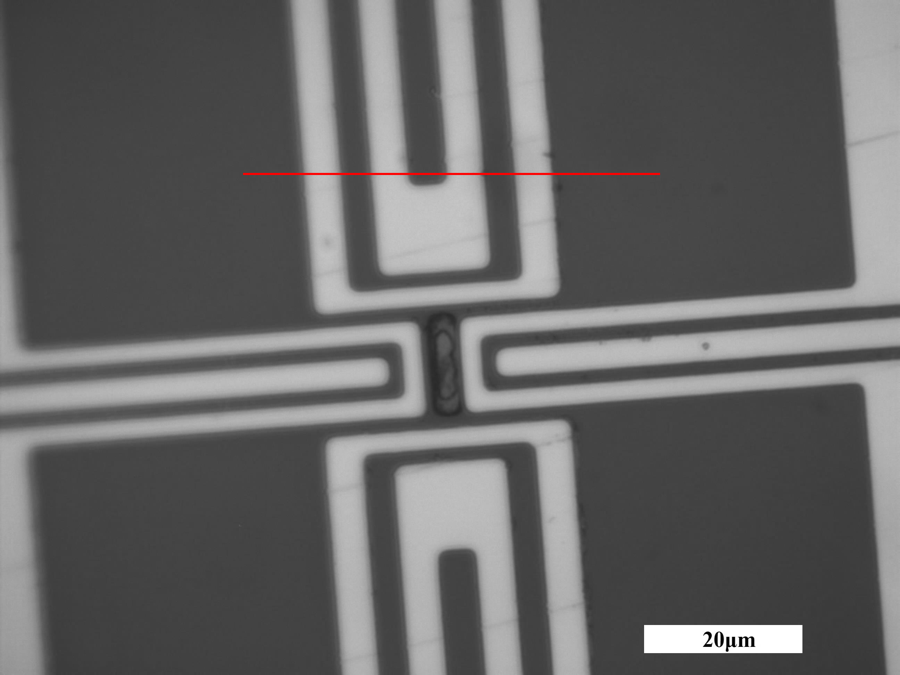
#> input picture research_log/assets/optical_measurement/line_0021.jpg.jpg_h500.png, 900 x 675 px; its folder holds only this picture in this run
$ python -i ep03.py   (imports and definitions only)
#> lines starting #> are read from the running program, lines starting #| are printed output that depends on the picture
#> further down, picture is the input picture: shape (675, 900, 3); mean B, G, R 100.7, 100.7, 101.1
"""EP03 physical limits and local observability helpers.

This module intentionally keeps EP03 focused on physical design bounds for the
2x contour-level SR proof of concept. Stage commands appear only as priors for
sampling geometry and alignment diagnostics; they are not treated as alignment
ground truth.
"""

from __future__ import annotations

from dataclasses import dataclass
from pathlib import Path

import cv2
import matplotlib.patches as patches
import matplotlib.pyplot as plt
import numpy as np
import pandas as pd
from matplotlib.lines import Line2D
from scipy.ndimage import gaussian_filter, map_coordinates
from scipy.special import erf

from thermal_core.displacement import coordinate_to_shift
from thermal_core.plotting import (
    COLORMAPS,
    METHOD_COLOR_LIST,
    format_colorbar,
    make_figure,
)


SQRT2 = np.sqrt(2.0)
SQRT_2PI = np.sqrt(2.0 * np.pi)


@dataclass(frozen=True)
class PhysicalScales:
    """Project-level EP03 physical scales."""

    detector_pitch_um: float = 20.0
    spatial_resolution_um: float = 20.0
    target_grid_um: float = 5.0
    detector_rows: int = 480
    detector_cols: int = 640
    psf_sigmas_px: tuple[float, ...] = (0.2, 0.35, 0.5)
    noise_floor_c: float = 0.0724


# [375 lines left out: functions normal_pdf, normal_cdf, gaussian_mtf, build_sampling_resolution_table, build_output_grid_nyquist_table, build_mtf_attenuation_table and 9 more, not called in this run]


def select_reference_frame_row(main_df: pd.DataFrame) -> pd.Series:
    """Use the middle acquisition-order frame as a representative reference."""
    return main_df.iloc[len(main_df) // 2]


def load_frame_by_row(data_dir: Path, row: pd.Series, load_frame_fn) -> np.ndarray:
    """Load a temperature frame from an audit-table row."""
    return load_frame_fn(Path(data_dir) / str(row["file"]))


def _normalize_uint8(frame: np.ndarray) -> np.ndarray:
    data = np.asarray(frame, dtype=float)
    finite = np.isfinite(data)
#> finite: shape (675, 900, 3) bool; every value is 1
    if not finite.any():
        raise ValueError("frame contains no finite values")
    lo = float(np.nanpercentile(data, 1.0))
#> lo = 59.16
    hi = float(np.nanpercentile(data, 99.0))
#> hi = 193.6
    if hi <= lo:
        lo = float(np.nanmin(data))
        hi = float(np.nanmax(data))
    scaled = np.clip((data - lo) / max(hi - lo, 1e-9), 0.0, 1.0)
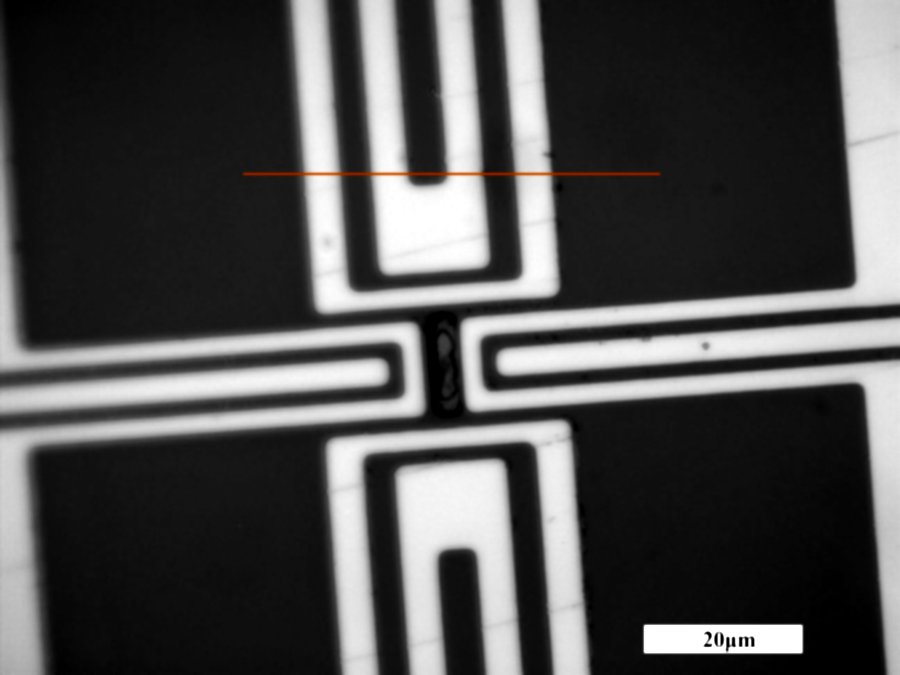
#> scaled: shape (675, 900, 3) float64; mean B, G, R 0.307, 0.308, 0.309
    return np.round(255.0 * scaled).astype(np.uint8)


def detect_outer_contour(
    frame: np.ndarray,
    *,
    blur_sigma: float = 1.0,
    kernel_size: int = 7,
) -> tuple[np.ndarray, np.ndarray, float]:
    """Segment the main device mask and return its largest external contour."""
    smooth = gaussian_filter(np.asarray(frame, dtype=float), sigma=blur_sigma)
    norm = _normalize_uint8(smooth)
#> (the run stopped early here; a loop or call above may not have finished)

$ run again, on research_log/assets/optical_measurement/line_2.jpg.jpg_h1296.png
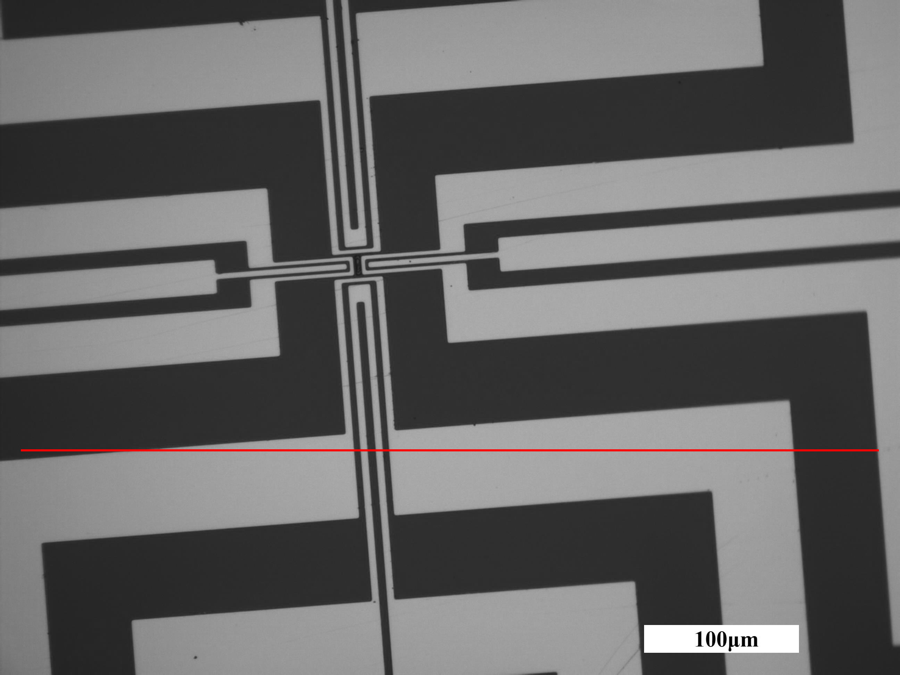
#> input picture research_log/assets/optical_measurement/line_2.jpg.jpg_h1296.png, 900 x 675 px
#> picture is the input picture: shape (675, 900, 3); mean B, G, R 101.8, 101.8, 102.5
#> finite: shape (675, 900, 3) bool; every value is 1
#> lo = 38
#> hi = 169.1
#> in _normalize_uint8, `scaled = np.clip((data - lo) / max(hi - lo, 1e-9), 0.0, 1.0)`:
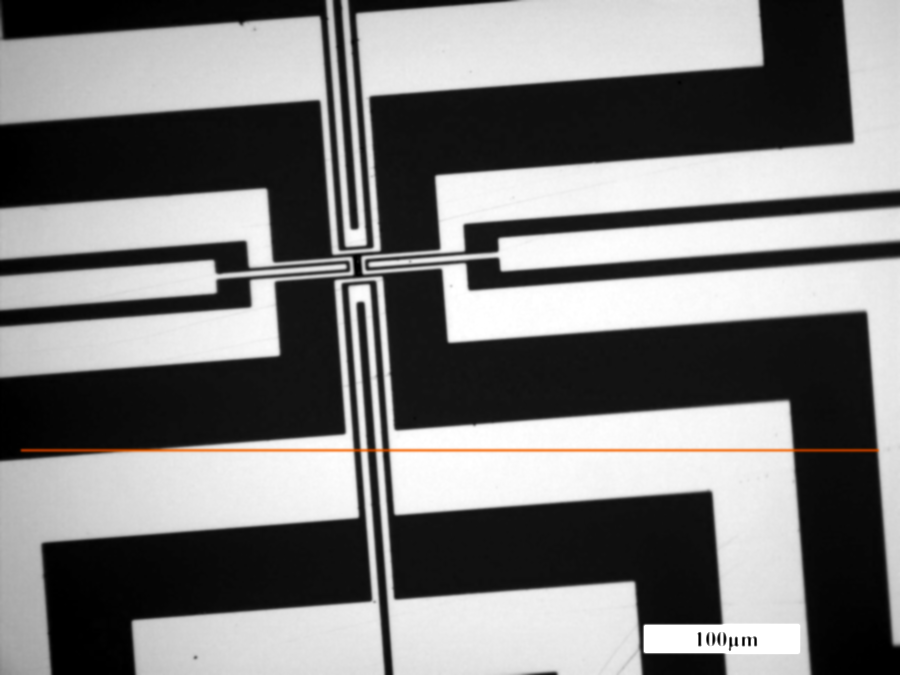
#> scaled: shape (675, 900, 3) float64; mean B, G, R 0.484, 0.485, 0.487

$ run again, on research_log/assets/optical_measurement/line_21.jpg.jpg_h500.png
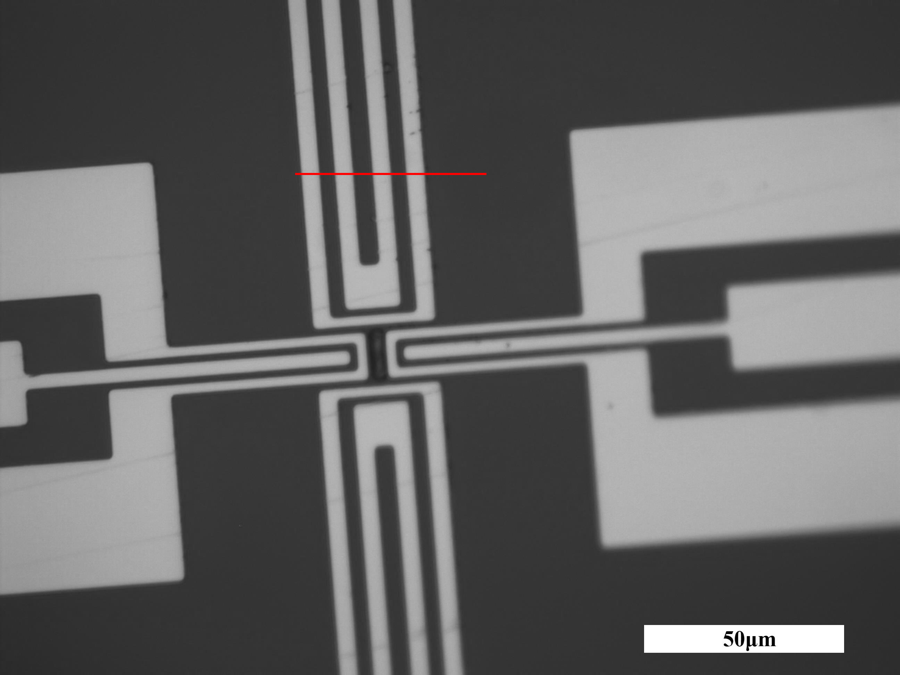
#> input picture research_log/assets/optical_measurement/line_21.jpg.jpg_h500.png, 900 x 675 px
#> picture is the input picture: shape (675, 900, 3); mean B, G, R 97.7, 97.7, 97.8
#> finite: shape (675, 900, 3) bool; every value is 1
#> lo = 46.02
#> hi = 182.5
#> in _normalize_uint8, `scaled = np.clip((data - lo) / max(hi - lo, 1e-9), 0.0, 1.0)`:
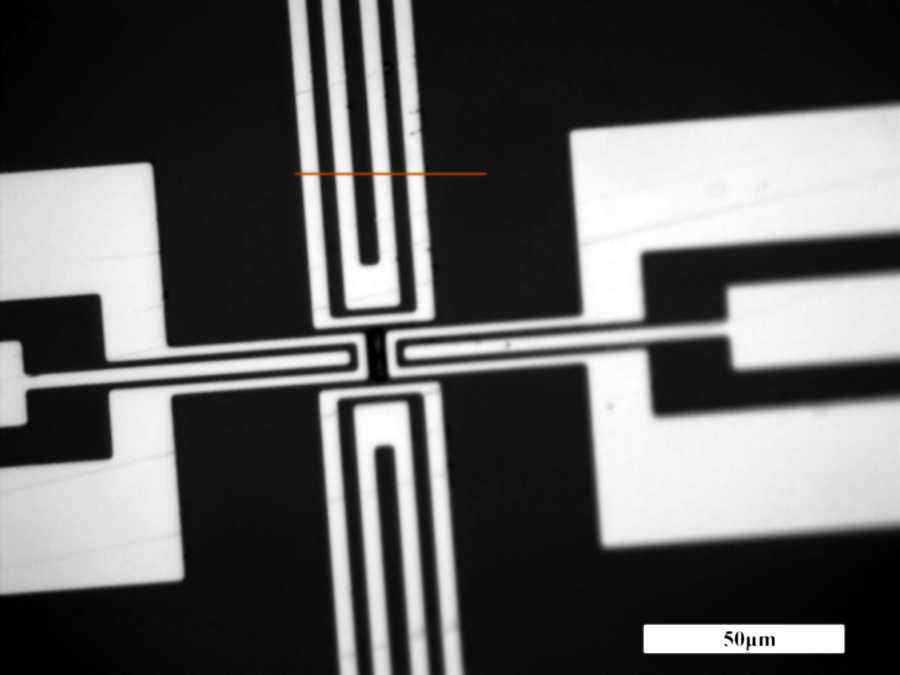
#> scaled: shape (675, 900, 3) float64; mean B, G, R 0.375, 0.375, 0.375
